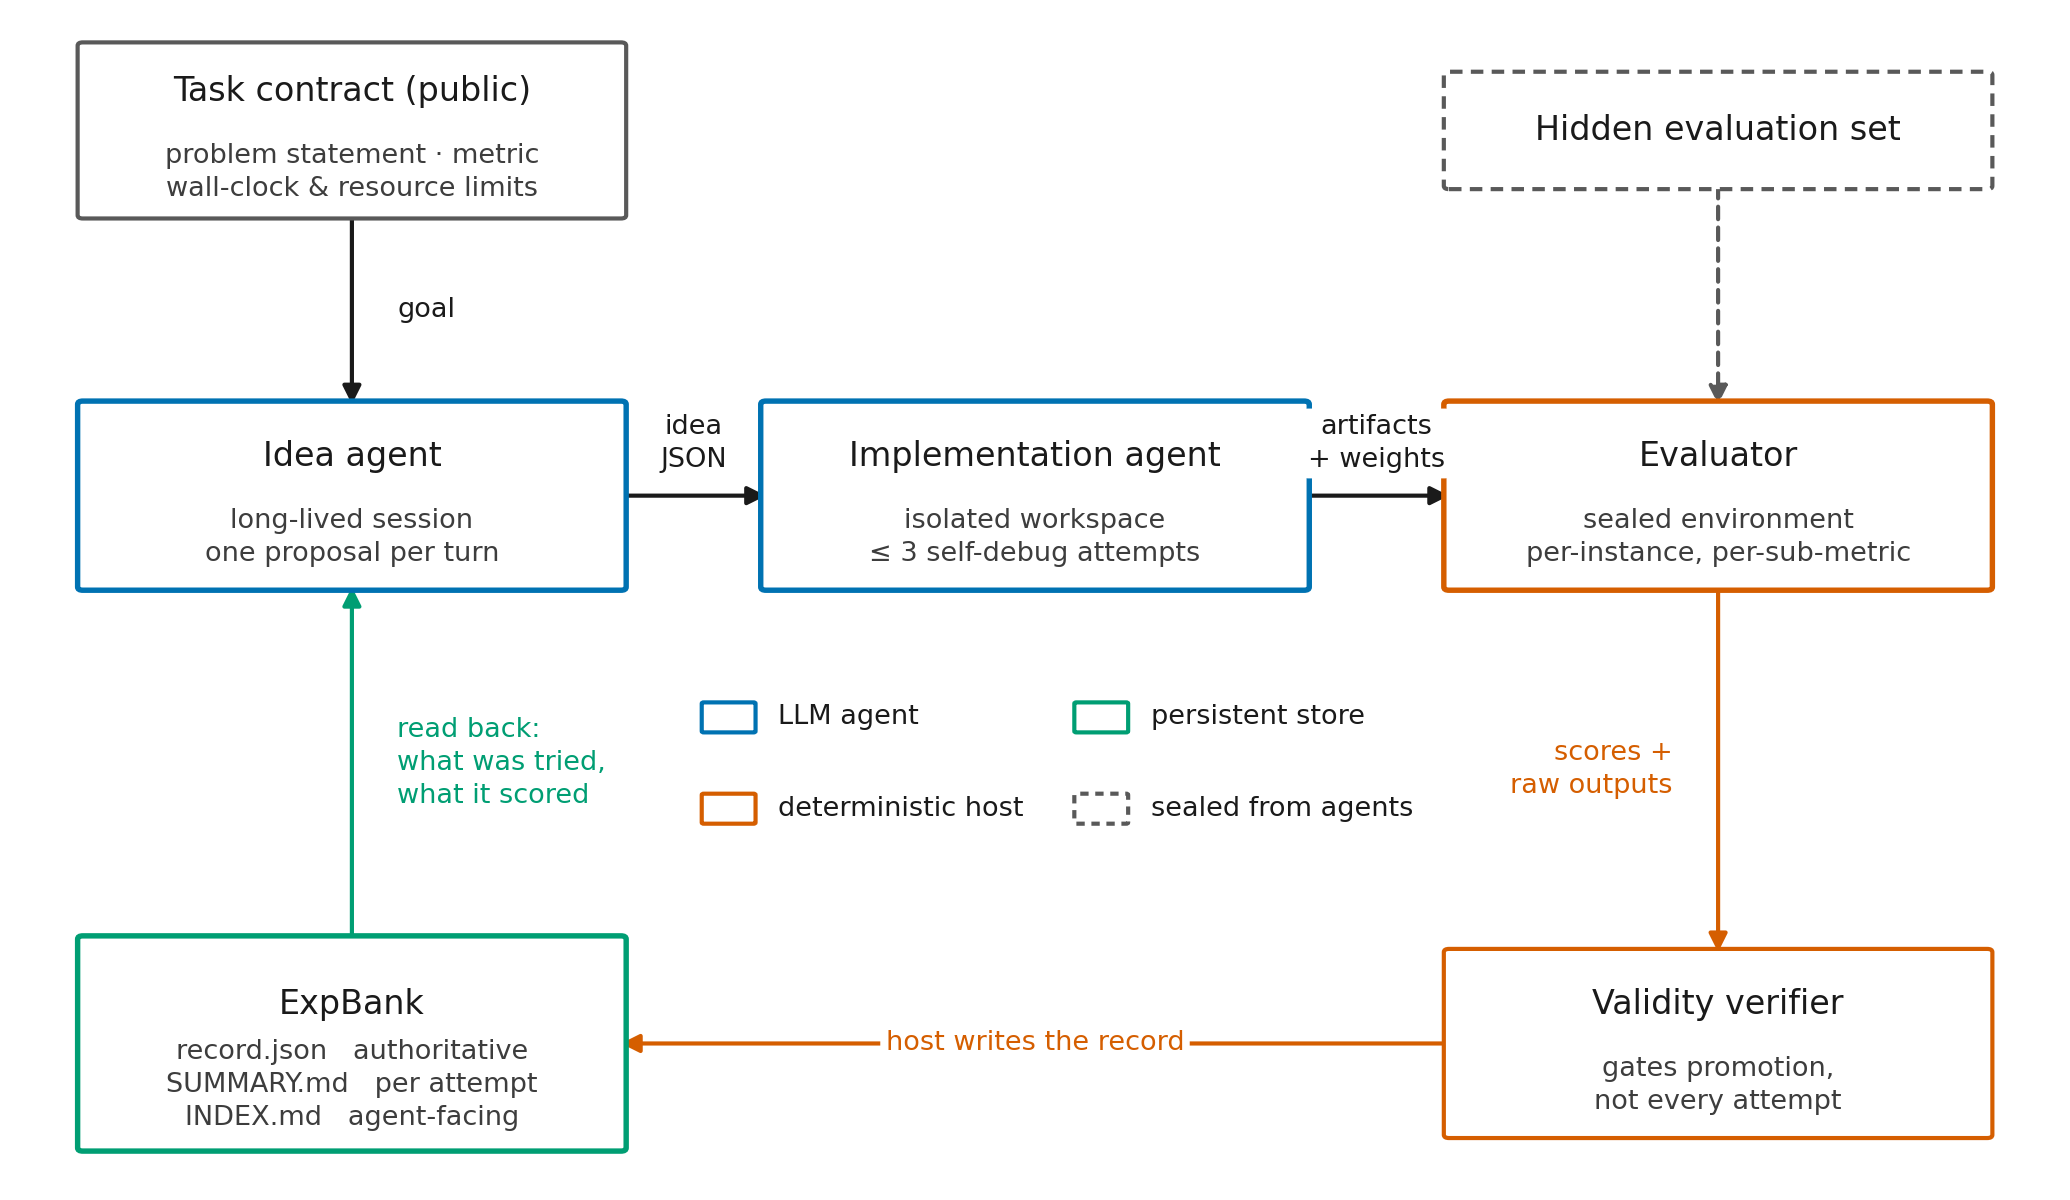

Reproduce this figure in Python.
#!/usr/bin/env python3
"""Figure 1 — Famou Loop V1: the baseline closed-loop research agent.

Publication schematic. Double-column width (6.9 in), vector PDF + 300-dpi PNG.
Conventions followed: sans-serif >= 6.5 pt, >= 0.7 pt strokes, Okabe-Ito
colour-blind-safe palette used only to separate *roles* (agent / host / store /
sealed), no decorative fill, TrueType-embedded text.

Layout: the acting pipeline reads left to right across the top (idea →
implementation → evaluation); the return path drops down the right edge
through the validity gate and runs back along the bottom into ExpBank, which
sits directly under the agent that reads it. One loop, no crossing edges.

The topology is transcribed from `loop/runtime/orchestrator.py::tick` on the
`benchmark_managed` path — the arm every NatureBench run uses. Three details
that are easy to get wrong and are therefore drawn explicitly:

  * the validity verifier is a gate on whether a score *counts*, not on
    whether an attempt runs (`_update_leaderboard` runs dry, then the
    verifier, then for real);
  * ExpBank is read by the idea agent and written by the host; no agent ever
    writes it. `record.json` is machine-authoritative, `INDEX.md` agent-facing;
  * the hidden evaluation set reaches only the evaluator, never an agent.

    python3 fig_loop_v1_architecture.py            # writes PDF + PNG alongside
"""

from __future__ import annotations

from pathlib import Path

import matplotlib
matplotlib.use("Agg")
import matplotlib.pyplot as plt
from matplotlib.patches import FancyArrowPatch, FancyBboxPatch

# ── house style ────────────────────────────────────────────────────────────
plt.rcParams.update({
    "font.family": "sans-serif",
    "font.sans-serif": ["DejaVu Sans", "Helvetica", "Arial"],
    "pdf.fonttype": 42,   # TrueType, not Type-3: required by most journals
    "ps.fonttype": 42,
})

FS_BOX, FS_SUB, FS_EDGE = 8.0, 6.5, 6.5

# Okabe–Ito. Colour encodes role only, never magnitude.
C_AGENT = "#0072B2"   # LLM agent               (blue)
C_HOST = "#D55E00"    # deterministic host code (vermilion)
C_STORE = "#009E73"   # persistent store        (bluish green)
C_SEAL = "#595959"    # sealed from every agent (grey)
INK = "#1A1A1A"

fig = plt.figure(figsize=(6.9, 4.0))
ax = fig.add_axes([0, 0, 1, 1])
ax.set_xlim(0, 100)
ax.set_ylim(8, 100)   # crop the dead strip under the store band
ax.axis("off")

# Three columns, three bands. Everything snaps to these, so re-wording a label
# cannot knock the figure out of alignment. Boxes are 26 wide, which leaves a
# 7-unit gutter between columns — wide enough to hold an edge label without
# its opaque background eating a neighbouring border.
L, M, R = 17.0, 50.0, 83.0
Y_TOP, Y_ACT, Y_STORE = 90.0, 62.0, 20.0
BW = 26.0


def box(x, y, w, h, title, sub=None, colour=INK, lw=1.0, dashed=False):
    """A labelled block; (x, y) is its centre. Title above, detail below."""
    ax.add_patch(FancyBboxPatch(
        (x - w / 2, y - h / 2), w, h,
        boxstyle="round,pad=0.25", linewidth=lw, edgecolor=colour,
        facecolor="white", zorder=2,
        linestyle=(0, (3, 2)) if dashed else "solid",
    ))
    ax.text(x, y + (3.0 if sub else 0), title, ha="center", va="center",
            fontsize=FS_BOX, color=INK, zorder=3)
    if sub:
        ax.text(x, y - 3.2, sub, ha="center", va="center", fontsize=FS_SUB,
                color="#3D3D3D", zorder=3, linespacing=1.35)


def arrow(p, q, colour=INK, style="arc3,rad=0", lw=1.0, dashed=False):
    ax.add_patch(FancyArrowPatch(
        p, q, arrowstyle="-|>", mutation_scale=9, linewidth=lw, color=colour,
        zorder=1, linestyle=(0, (3, 2)) if dashed else "solid",
        connectionstyle=style, shrinkA=0, shrinkB=0,
    ))


def label(x, y, text, colour=INK, ha="center"):
    """Edge label. The opaque background lets a label sit on top of an edge."""
    ax.text(x, y, text, ha=ha, va="center", fontsize=FS_EDGE, color=colour,
            zorder=4, linespacing=1.35,
            bbox=dict(boxstyle="round,pad=0.2", fc="white", ec="none"))


# ── inputs, public and sealed ──────────────────────────────────────────────
box(L, Y_TOP, BW, 13, "Task contract (public)",
    "problem statement · metric\nwall-clock & resource limits", colour=C_SEAL)

box(R, Y_TOP, BW, 8.5, "Hidden evaluation set", colour=C_SEAL, dashed=True)

# ── acting band: one turn, left to right ───────────────────────────────────
box(L, Y_ACT, BW, 14, "Idea agent",
    "long-lived session\none proposal per turn", colour=C_AGENT, lw=1.3)

box(M, Y_ACT, BW, 14, "Implementation agent",
    "isolated workspace\n≤ 3 self-debug attempts", colour=C_AGENT, lw=1.3)

box(R, Y_ACT, BW, 14, "Evaluator",
    "sealed environment\nper-instance, per-sub-metric", colour=C_HOST, lw=1.3)

# ── return band: the gate, and the store the next turn reads ───────────────
box(L, Y_STORE, BW, 16, "ExpBank",
    "record.json   authoritative\nSUMMARY.md   per attempt\nINDEX.md   agent-facing",
    colour=C_STORE, lw=1.3)

box(R, Y_STORE, BW, 14, "Validity verifier",
    "gates promotion,\nnot every attempt", colour=C_HOST)

# ── edges: the acting band ─────────────────────────────────────────────────
arrow((L, 83.5), (L, 69.0))
label(L + 2.2, 76.2, "goal", ha="left")

arrow((30.0, Y_ACT), (37.0, Y_ACT))
label(33.5, 66.0, "idea\nJSON")

arrow((63.0, Y_ACT), (70.0, Y_ACT))
label(66.5, 66.0, "artifacts\n+ weights")

arrow((R, 85.75), (R, 69.0), colour=C_SEAL, dashed=True)

# ── edges: the return path ─────────────────────────────────────────────────
arrow((R, 55.0), (R, 27.0), colour=C_HOST)
label(R - 2.2, 41.0, "scores +\nraw outputs", colour=C_HOST, ha="right")

# The host writes the record — this edge never passes through an agent.
arrow((70.0, Y_STORE), (30.0, Y_STORE), colour=C_HOST)
label(M, Y_STORE, "host writes the record", colour=C_HOST)

arrow((L, 28.0), (L, 55.0), colour=C_STORE)
label(L + 2.2, 41.5, "read back:\nwhat was tried,\nwhat it scored",
      colour=C_STORE, ha="left")

# ── legend ─────────────────────────────────────────────────────────────────
# Parked in the empty middle column. Everything stays inside the 0–100 canvas,
# so the saved width is exactly the declared figsize; `bbox_inches="tight"`
# would let a stray label decide the column width instead.
for (lx, ly), (c, lab, dash) in zip(
    [(34.0, 45.0), (34.0, 38.0), (52.0, 45.0), (52.0, 38.0)],
    [(C_AGENT, "LLM agent", False),
     (C_HOST, "deterministic host", False),
     (C_STORE, "persistent store", False),
     (C_SEAL, "sealed from agents", True)],
):
    ax.add_patch(FancyBboxPatch(
        (lx, ly - 1.05), 2.4, 2.1, boxstyle="round,pad=0.1", linewidth=1.0,
        edgecolor=c, facecolor="white",
        linestyle=(0, (2, 1.6)) if dash else "solid"))
    ax.text(lx + 3.6, ly, lab, ha="left", va="center", fontsize=FS_SUB,
            color=INK)

# `figure_lint.py` execs this file without `__file__`, so fall back to cwd.
out = Path(globals().get("__file__", "x")).resolve().parent / "fig_loop_v1_architecture.pdf"
fig.savefig(out)                                   # exact 6.9 in column width
fig.savefig(out.with_suffix(".png"), dpi=300)
print("wrote", out.name, "and", out.with_suffix(".png").name)
